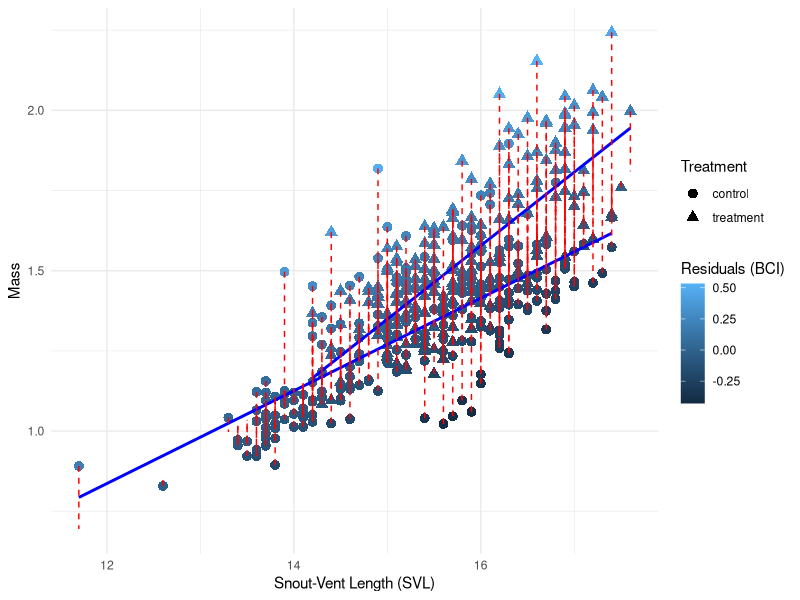

Write the R code that produced this figure.
# R script used to conduct the statistics presented in the manuscript

#load packages
library(lme4)
library(lmerTest)
library(ggplot2)
library(dplyr)
library(broom)

# Clear ggplot2# Clear the global environment, but not the plots
rm(list = ls(all.names = TRUE), envir = .GlobalEnv)

# load data set 
data <- read.csv("Gestation_2018.csv")

#### calculate neonate Body condition index (BCI) ####  

# Fit the linear regression model
model <- lm(Mass ~ SVL, data = data)

# Extract the residuals
residuals <- resid(model)

# Assign residuals to the BCI column
data$BCI <- residuals

# Extract the fitted values and residuals
data$fitted <- fitted(model)
data$residuals <- resid(model)

# plot residuals
ggplot(data, aes(x = SVL, y = Mass, shape = Treatment, color = residuals)) +
  geom_point(size = 3) +  # Scatter plot with residuals as color and Treatment as shape
  geom_smooth(method = "lm", se = FALSE, color = "blue") +  # Regression line
  geom_segment(aes(xend = SVL, yend = fitted), linetype = "dashed", color = "red") +  # Residuals
  labs(x = "Snout-Vent Length (SVL)",
    y = "Mass",
    color = "Residuals (BCI)",
    shape = "Treatment") +
  theme_minimal()


#### Add the MomRelSize column to the data ####
# the relative size is calculated based on ranked ID order, converted so that larger individuals have higher number
data <- data %>%
  mutate(MomRelSize = 100 - as.numeric(substr(as.character(Mother), 
                                              nchar(as.character(Mother)) - 1, 
                                              nchar(as.character(Mother)))))

#write.csv(x = data, file = "Full_data.csv",row.names = FALSE)

#### Run Linear Mixed-effects Model comparisons ####

# For each LMM 3 models were tested using the Akaike information criterion (AIC).
# The full model includes Treatment and relative maternal body size as fixed effects
# and mother identity (specific litter) as a random effect

#MASS

Mass_model_full <- lmer(Mass ~ Treatment + MomRelSize + (1 | Mother), data = data)
summary(Mass_model_full) 

Mass_model_mid <- lmer(Mass ~ Treatment + (1 | Mother), data = data)
summary(Mass_model_mid)

Mass_model_reduced <- lmer(Mass ~ (1 | Mother), data = data)
summary(Mass_model_reduced)

# Compare the 3 models
AIC_Mass <- anova(Mass_model_reduced, Mass_model_mid, Mass_model_full)


#SVL
SVL_model_full <- lmer(SVL ~ Treatment + MomRelSize + (1 | Mother), data = data)
summary(SVL_model_full)

SVL_model_mid <- lmer(SVL ~ Treatment + (1 | Mother), data = data)
summary(SVL_model_mid)

SVL_model_reduced <- lmer(SVL ~ (1 | Mother), data = data)
summary(SVL_model_reduced)

# Compare the 3 models
AIC_SVL <- anova(SVL_model_reduced, SVL_model_mid, SVL_model_full)

#BCI
BCI_model_full <- lmer(BCI ~ Treatment + MomRelSize + (1 | Mother), data = data)
summary(BCI_model_full)

BCI_model_mid <- lmer(BCI ~ Treatment + (1 | Mother), data = data)
summary(BCI_model_mid)

BCI_model_reduced <- lmer(BCI ~ (1 | Mother), data = data)
summary(BCI_model_reduced)

# Compare the 3 models
AIC_BCI <- anova(BCI_model_reduced, BCI_model_mid, BCI_model_full)

#Gestation
Gestation_model_full <- lmer(Gestation ~ Treatment + MomRelSize + (1 | Mother), data = data)
summary(Gestation_model_full)

Gestation_model_mid <- lmer(Gestation ~ Treatment + (1 | Mother), data = data)
summary(Gestation_model_mid)

Gestation_model_reduced <- lmer(Gestation ~ (1 | Mother), data = data)
summary(Gestation_model_reduced)

# Compare the 3 models
AIC_Gestation <- anova(Gestation_model_reduced, Gestation_model_mid, Gestation_model_full)

# summary of all AIc results
AIC <- bind_rows(AIC_Mass, AIC_SVL, AIC_BCI, AIC_Gestation)

#write.csv(x = AIC,file = "AIC_Results.csv", row.names = TRUE)


####### litter based effects ###########

### calculate total and mean traits by litter ### 

data_by_mother <- data %>%
  group_by(Mother) %>%
  summarize(
    TotalMass = sum(Mass),
    AverageMass = mean(Mass),
    Treatment = first(Treatment),
    Gestation = first(Gestation),
    Litter_size = first(Litter_size),
    AverageSVL = mean(SVL),
    AverageBCI = mean(BCI),
    MomRelSize = first(MomRelSize)
  )

# read in DF with stillborn and deformation data
stillborn <- read.csv("StillBorn.csv")

# add that data to the DF
data_by_mother <- left_join(data_by_mother, stillborn, by = "Mother")

#write.csv(data_by_mother, file = "data_by_litter.csv", row.names = FALSE)

#### Run Linear Model ####

# test the effect of Treatment on total mass
tot_mass_model <- lm(TotalMass ~ Treatment, data = data_by_mother)
summary(tot_mass_model) #p-value: 0.1278

# test the effect of Treatment on mean neonate mass per litter
ave_mass_model <- lm(AverageMass ~ Treatment, data = data_by_mother)
summary(ave_mass_model) #p-value: 0.03142*

# test the effect of Treatment on mean neonate SVL per litter
ave_SVL_model <- lm(AverageSVL ~ Treatment, data = data_by_mother)
summary(ave_SVL_model) #p-value: 0.621

# test the effect of Treatment on stillborns per litter
still_model <- lm(stillborn ~ Treatment, data = data_by_mother)
summary(still_model) #p-value: 0.1678

# test the effect of Treatment on deformations per litter
deform_model <- lm(deformed ~ Treatment, data = data_by_mother)
summary(deform_model) #p-value: 0.914

# test the effect of Treatment on litter size
litter_size_model <- lm(Litter_size ~ Treatment, data = data_by_mother)
summary(litter_size_model) # p-value: 0.566

# test the effect of Treatment on mean neonate BCI per litter
ave_BCI_model <- lm(AverageBCI ~ Treatment, data = data_by_mother)
summary(ave_BCI_model) # p-value: 0.00635 **



####### correlations between neonate traits by treatment ##########


# Relationship between neonate SVL and neonate mass by treatment
svl_mass_R2 <- data %>%
  group_by(Treatment) %>%
  do(glance(lm(Mass ~ SVL, data = .))) %>%
  select(Treatment, r.squared, p.value, df, statistic)

print(svl_mass_R2)

# Relationship between neonate SVL and neonate BCI by treatment
svl_bci_R2 <- data %>%
  group_by(Treatment) %>%
  do(glance(lm(BCI ~ SVL, data = .))) %>%
  select(Treatment, r.squared, p.value, df, statistic)

print(svl_bci_R2)

# Relationship between neonate SVL and neonate BCI by treatment
mass_bci_R2 <- data %>%
  group_by(Treatment) %>%
  do(glance(lm(BCI ~ Mass, data = .))) %>%
  select(Treatment, r.squared, p.value, df, statistic)

print(mass_bci_R2)

# create summary table
trait_R2 <- bind_rows(svl_mass_R2, svl_bci_R2, mass_bci_R2)
print(trait_R2)


#### correlations between litter size and neonate traits ####

# Relationship between litter size and neonate mass by treatment
litsize_mass_R2 <- data %>%
  group_by(Treatment) %>%
  do(glance(lm(Mass ~ Litter_size, data = .))) %>%
  select(Treatment, r.squared, p.value, df, statistic, nobs)

print(litsize_mass_R2)

# Relationship between litter size and neonate SVL by treatment
litsize_svl_R2 <- data %>%
  group_by(Treatment) %>%
  do(glance(lm(SVL ~ Litter_size, data = .))) %>%
  select(Treatment, r.squared, p.value, df, statistic, nobs)

print(litsize_svl_R2)

# Relationship between litter size and gestation length by treatment
litsize_gest_R2 <- data %>%
  group_by(Treatment) %>%
  do(glance(lm(Gestation ~ Litter_size, data = .))) %>%
  select(Treatment, r.squared, p.value, df, statistic, nobs)

print(litsize_gest_R2)

# Relationship between litter size and neonate BCI by treatment
litsize_bci_R2 <- data %>%
  group_by(Treatment) %>%
  do(glance(lm(BCI ~ Litter_size, data = .))) %>%
  select(Treatment, r.squared, p.value, df, statistic, nobs)

print(litsize_bci_R2)


#### correlations between Gestation length and neonate traits ####

# Relationship between gestation length and neonate mass by treatment
gest_mass_R2 <- data %>%
  group_by(Treatment) %>%
  do(glance(lm(Mass ~ Gestation, data = .))) %>%
  select(Treatment, r.squared, p.value, df, statistic)

print(gest_mass_R2)

# Relationship between gestation length and neonate SVL by treatment
gest_svl_R2 <- data %>%
  group_by(Treatment) %>%
  do(glance(lm(SVL ~ Gestation, data = .))) %>%
  select(Treatment, r.squared, p.value, df, statistic)

print(gest_svl_R2)


# Relationship between gestation length and neonate BCI by treatment
gest_bci_R2 <- data %>%
  group_by(Treatment) %>%
  do(glance(lm(BCI ~ Gestation, data = .))) %>%
  select(Treatment, r.squared, p.value, df, statistic) #should redo this order...

print(gest_bci_R2)



##### correlations between ranked maternal size and traits (Kendall's tau) ####

# Relationship between relative maternal body size and neonate mass by treatment
Mass_tau <- function(df) {
  cor_test <- cor.test(df$MomRelSize, df$Mass, method = "kendall")
  tibble(
    Treatment = unique(df$Treatment),
    tau = cor_test$estimate,
    p.value = cor_test$p.value
  )
}


# Apply the function to each treatment group
tau_Mass <- data %>%
  group_by(Treatment) %>%
  do(Mass_tau(.))

print(tau_Mass)

# Relationship between relative maternal body size and neonate BCI by treatment
bci_tau <- function(df) {
  cor_test <- cor.test(df$MomRelSize, df$BCI, method = "kendall")
  tibble(
    Treatment = unique(df$Treatment),
    tau = cor_test$estimate,
    p.value = cor_test$p.value
  )
}

# Apply the function to each treatment group
tau_bci <- data %>%
  group_by(Treatment) %>%
  do(bci_tau(.))

print(tau_bci)

# Relationship between relative maternal body size and neonate SVL by treatment
svl_tau <- function(df) {
  cor_test <- cor.test(df$MomRelSize, df$SVL, method = "kendall")
  tibble(
    Treatment = unique(df$Treatment),
    tau = cor_test$estimate,
    p.value = cor_test$p.value
  )
}

# Apply the function to each treatment group
tau_svl <- data %>%
  group_by(Treatment) %>%
  do(svl_tau(.))

print(tau_svl)

# Relationship between relative maternal body size and gestation length by treatment
gest_tau <- function(df) {
  cor_test <- cor.test(df$MomRelSize, df$Gestation, method = "kendall")
  tibble(
    Treatment = unique(df$Treatment),
    tau = cor_test$estimate,
    p.value = cor_test$p.value
  )
}

# Apply the function to each treatment group
tau_gest <- data %>%
  group_by(Treatment) %>%
  do(gest_tau(.))

print(tau_gest)

# Relationship between relative maternal body size and litter size by treatment
lit_tau <- function(df) {
  cor_test <- cor.test(df$MomRelSize, df$Litter_size, method = "kendall")
  tibble(
    Treatment = unique(df$Treatment),
    tau = cor_test$estimate,
    p.value = cor_test$p.value
  )
}

# Apply the function to each treatment group
tau_lit <- data %>%
  group_by(Treatment) %>%
  do(lit_tau(.))

print(tau_lit)

# Relationship between relative maternal body size and total litter mass by treatment
litmass_tau <- function(df) {
  cor_test <- cor.test(df$MomRelSize, df$TotalMass, method = "kendall")
  tibble(
    Treatment = unique(df$Treatment),
    tau = cor_test$estimate,
    p.value = cor_test$p.value
  )
}

# Apply the function to each treatment group
tau_litmass <- data_by_mother %>%
  group_by(Treatment) %>%
  do(litmass_tau(.))

print(tau_litmass)
